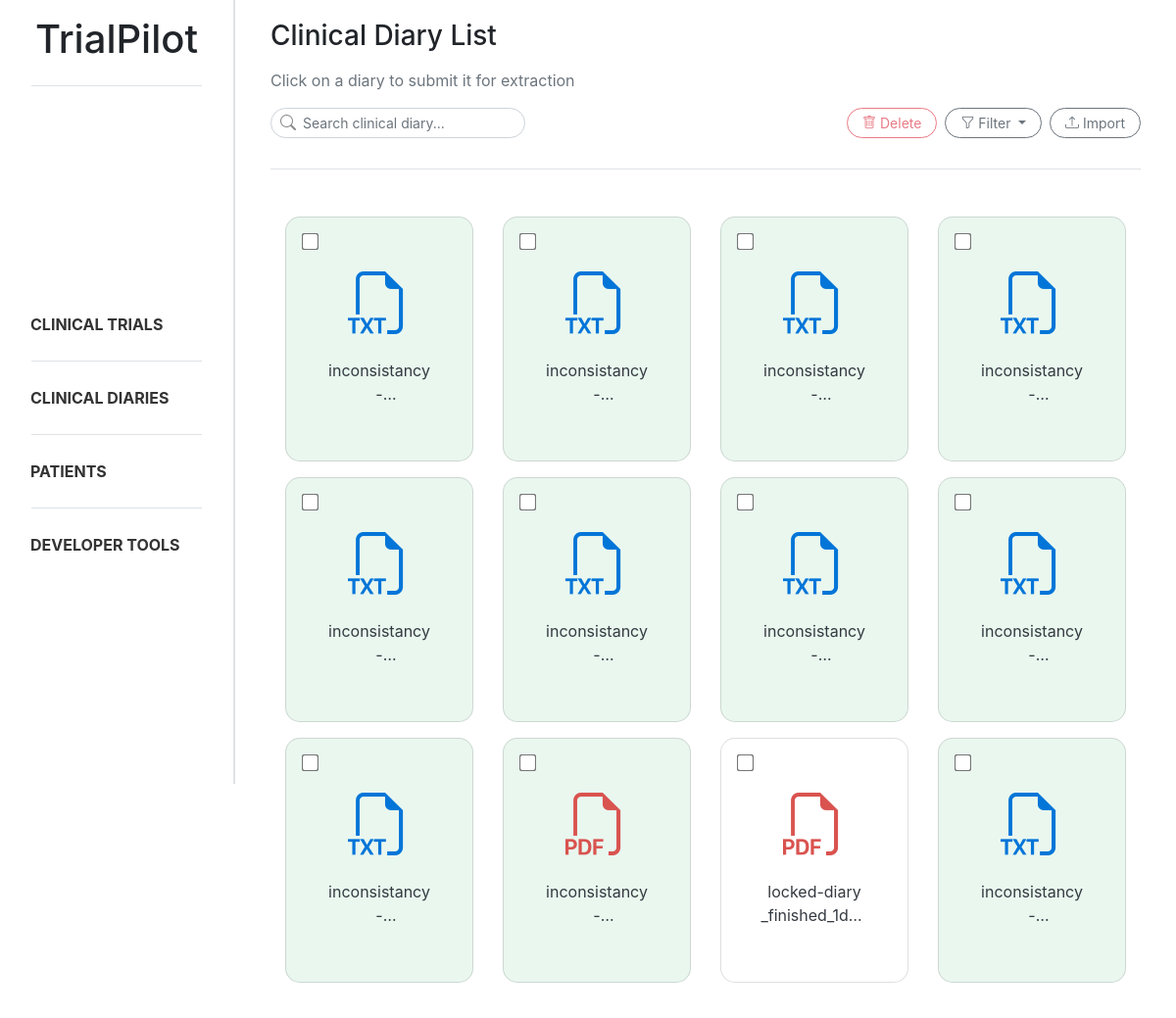
Before: /diaries/ with the older database file.
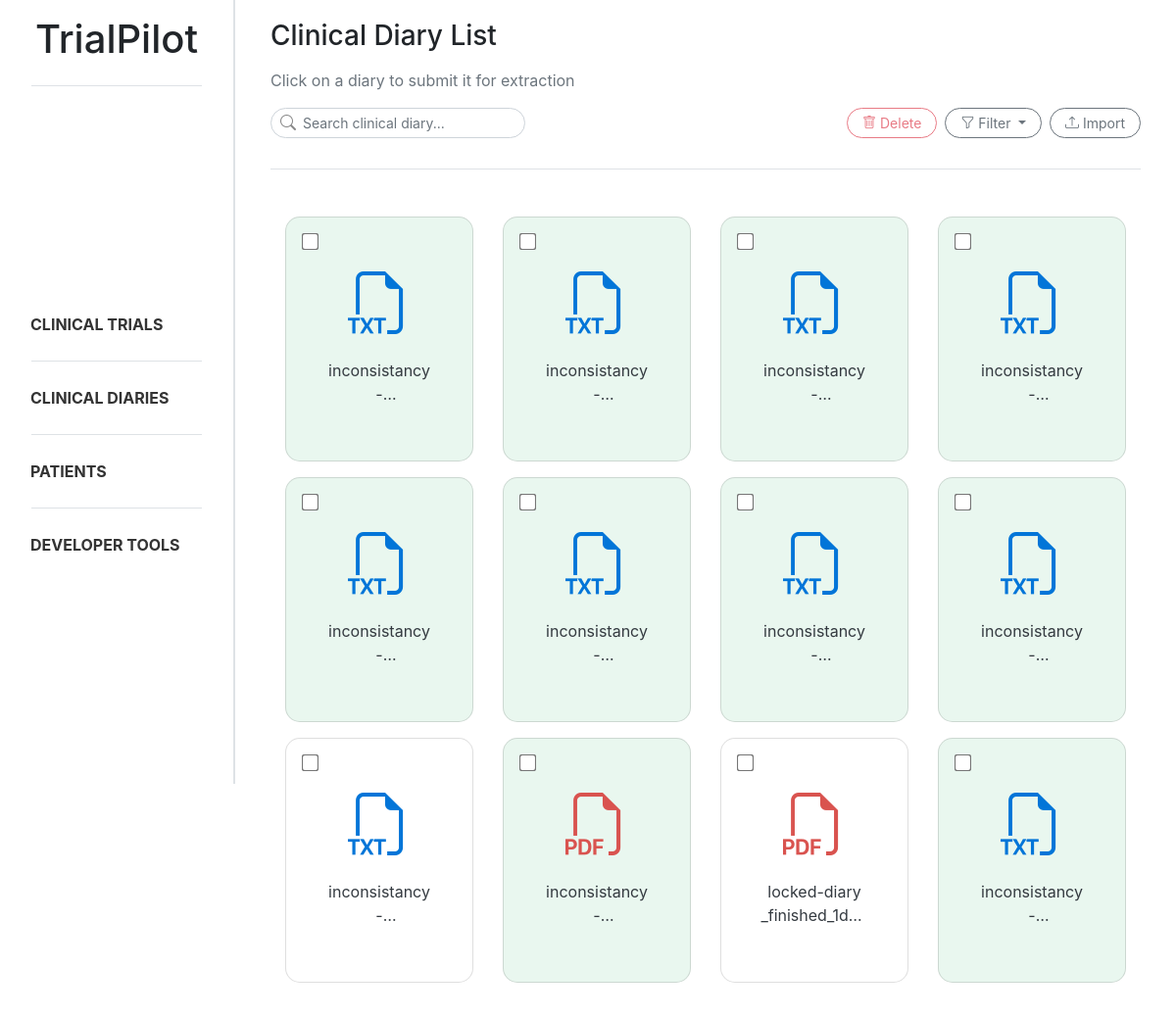
After: the same page with the newer database file.
### trialpilot/views.py (the view)
# urls.py: path('diaries/', diary_list, name='diary_list'),
def diary_list(request):
    search = request.GET.get("search", "").strip()
    status = request.GET.get("status", "").strip()
    file_type = request.GET.get("file_type", "").strip().lower()
    diaries = Document.objects.filter(type=Document.DocumentType.CLINICAL_DIARY)
    if search:
        diaries = diaries.filter(title__icontains=search)
    if status == "extracted":
        diaries = diaries.filter(extracted=True)
    elif status == "not_extracted":
        diaries = diaries.filter(extracted=False)
    diary_data = []
    for diary in diaries:
        if "." in diary.title:
            original_name, ext = diary.title.rsplit('.', 1)
            ext = ext.lower()
        else:
            ext = ""
        if file_type and ext != file_type:
            continue
        diary_data.append((diary, ext))
    return render(request, 'trialpilot/diary_list.html', {
        'diary_data': diary_data,
        'search': search,
        'status': status,
        'file_type': file_type,
    })

### trialpilot/templates/trialpilot/diary_list.html (shortened to what this page needs)
{% extends "trialpilot/base.html" %}
{% block content %}
<div class="d-flex flex-column mb-4 ml-3 mr-3">
    <h3 class="mb-3">Clinical Diary List</h3>
    <p class="text-muted">Click on a diary to submit it for extraction</p>
    <div class="d-flex justify-content-between align-items-center mb-3">
        <form method="GET">
            <div class="position-relative" style="width:260px">
                <i class="bi bi-search position-absolute"
                    style="left:10px; top:50%; transform:translateY(-50%); color:#888;"></i>
                <input type="text" name="search" value="{{ search }}" class="form-control form-control-sm rounded-ui"
                    style="padding-left: 32px;" placeholder="Search clinical diary...">
            </div>
        </form>
        <div class="d-flex gap-2">
            <button id="deleteBtn" data-url="{% url 'diary_remove' %}" class="btn btn-outline-danger btn-sm rounded-ui"
                style="margin-right: 0.5rem;" disabled>
                <i class="bi bi-trash"></i>
                Delete
            </button>
            <div class="dropdown" style="margin-right: 0.5rem;">
                <button class="btn btn-outline-secondary btn-sm rounded-ui dropdown-toggle" type="button"
                    data-bs-toggle="dropdown" aria-expanded="false">
                    <i class="bi bi-funnel"></i>
                    Filter
                </button>
            </div>
            <button class="btn btn-outline-secondary btn-sm rounded-ui" data-bs-toggle="modal"
                data-bs-target="#uploadModal">
                <i class="bi bi-upload"></i>
                Import
            </button>
        </div>
    </div>
    <div class="sidebar-divider mb-4"></div>
</div>
<div class="row g-3 ml-3 mr-3">
    {% for diary, extension in diary_data %}
    <div class="col-6 col-md-4 col-lg-3 mb-3">
        <div class="text-decoration-none diary-card-trigger" data-diary-id="{{ diary.id }}"
            data-diary-title="{{ diary.title }}" data-diary-extracted="{{ diary.extracted }}">
            <div
                class="card text-center shadow-sm doc-card h-100 position-relative {% if diary.extracted %} doc-extracted {% endif %}">
                <input type="checkbox" class="form-check-input position-absolute top-0 start-0 m-2 doc-checkbox"
                    value="{{ diary.id }}">
                <div class="card-body">
                    {% if extension == "pdf" %}
                    <i class="bi bi-filetype-pdf" style="font-size: 4rem; color:#d9534f;"></i>
                    {% else %}
                    <i class="bi bi-filetype-txt" style="font-size: 4rem; color:#0275d8;"></i>
                    {% endif %}
                    <p class="mt-2 text-dark doc-title" title="{{ diary.title }}">
                        {{ diary.title }}
                    </p>
                </div>
            </div>
        </div>
    </div>
    {% endfor %}
</div>
{% endblock %}

Changed rows visible on the page:
changed Document (number 9 of 12 on the later page): extracted True → False (drawn)
